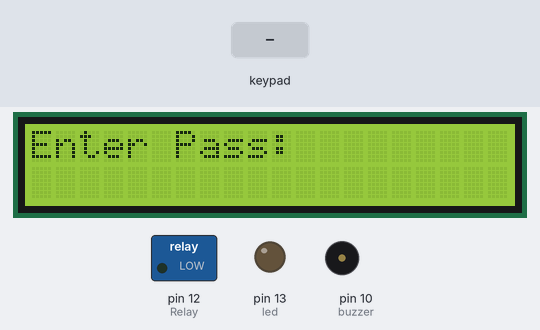
A sketch run on a simulated Arduino Uno, built with avr-gcc and run on an emulated ATmega328P. Shown: 20×2 character LCD, switched loads named in the sketch (green lamp = pin HIGH), output pins drawn as LEDs (lit = HIGH), buzzer (waves = sounding, pin HIGH). Inputs (shaded band) come from the test bench. EEPROM starts erased.

Above: at 3.3 s.
3.4 s: keypad keys 9 8 7 6 # pressed 0.4 s apart
At 5.2 s:
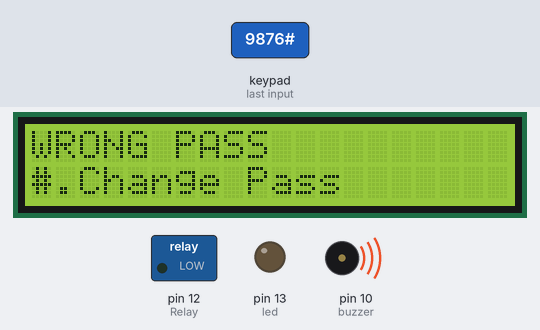
6.9 s: key 'A' pressed
At 8.1 s:
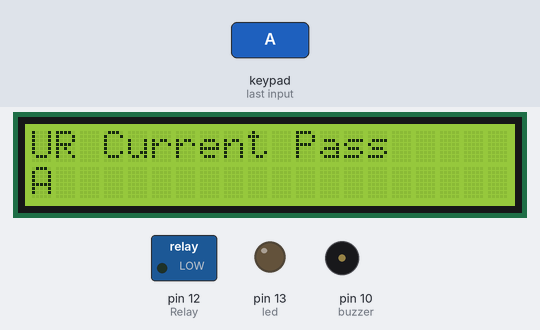
8.5 s: keypad keys 9 8 7 6 * pressed 0.4 s apart
At 10.6 s:
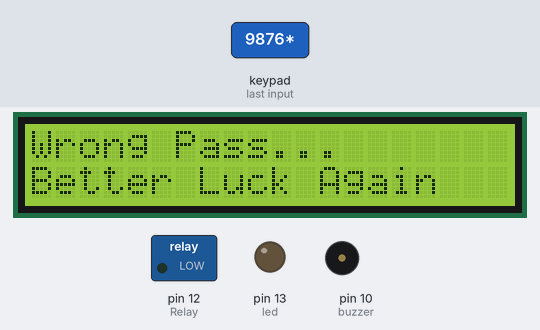
12.0 s: key 'B' pressed
At 12.4 s:
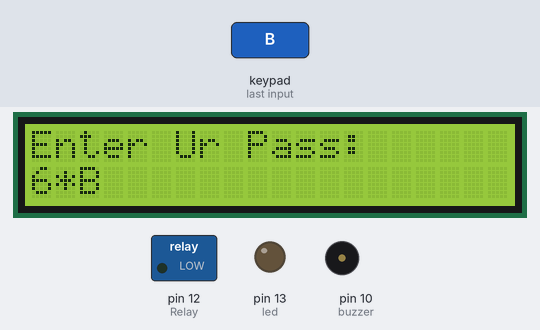
13.5 s: key 'C' pressed
At 13.63 s:
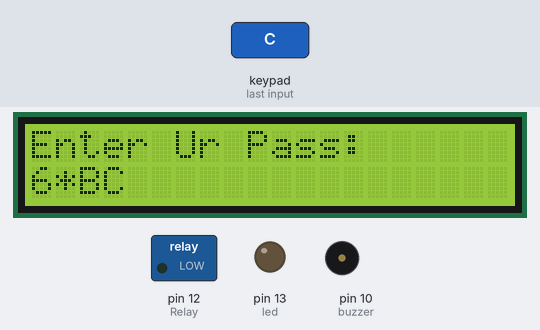
15.2 s: keypad keys 9 8 7 6 A pressed 0.4 s apart
At 19.2 s:
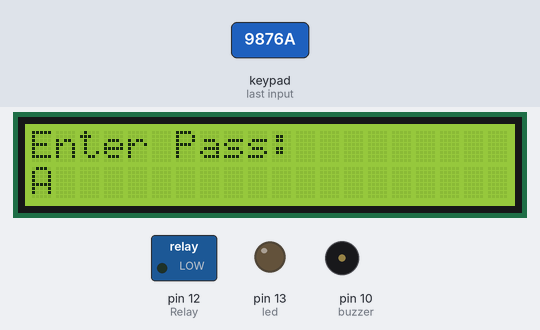
Timing chart, 0 to 20.7 s (numbered marks = the images above; inputs shaded):
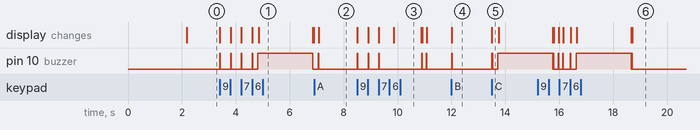

Measured:
- after the input at 3.4 s, pin 10 (buzzer): goes 3 × (HIGH 0.02 s, LOW 0.38 s), HIGH 0.02 s, LOW 0.20 s, HIGH 2.0 s, then LOW, starting at once; the display: first changes at once (image 1 shows a later state)
- after the input at 6.9 s, pin 10 (buzzer): LOW → HIGH after 0.16 s, → LOW 0.02 s later; the display: changes after 0.18 s (image 2)
- after the input at 8.5 s, the display: first changes at once (image 3 shows a later state)
- after the input at 12.0 s, pin 10 (buzzer): LOW → HIGH at once, → LOW 0.02 s later; the display: changes at once (image 4)
- after the input at 13.5 s, pin 10 (buzzer): LOW → HIGH at once, → LOW 0.02 s later, → HIGH 0.20 s later; the display: changes at once (image 5)
- after the input at 15.2 s, the display: first differs from a run without the input after 0.60 s (image 6 shows a later state)

The sketch:

Keypad_LCD.ino
```cpp
#include <LiquidCrystal_I2C.h>
#include <Keypad.h>
#include<EEPROM.h>
//#include "HX711.h"

//HX711 scale(A1, A0);
#define clk  4
#define data 3
#define buzzer 10
#define Relay 12
#define led 13

 const byte ROWS = 4;
 const byte COLS = 4;
 char hexaKeys[ROWS][COLS] = {
  {'1','2','3','A'},
  {'4','5','6','B'},
  {'7','8','9','C'},
  {'*','0','#','D'}
 };
 byte rowPins[ROWS] = {9,8,7,6}; /* connect to the row pinouts of the keypad */
 byte colPins[COLS] = {5,4,3,2}; /* connect to the column pinouts of the keypad */
 Keypad customKeypad = Keypad( makeKeymap(hexaKeys), rowPins, colPins, ROWS, COLS);
 LiquidCrystal_I2C lcd(0x27,20,2);
 char password[4];
 char pass[4],pass1[4];
 int i=0;
 char customKey=0;

 void setup() {
  Serial.begin(9600);
  pinMode(buzzer,OUTPUT);
  pinMode(Relay,OUTPUT);
  pinMode(led,OUTPUT);
  //scale.set_scale(2280.f);                      // this value is obtained by calibrating the scale with known weights; see the README for details
  //scale.tare();               // reset the scale to 0
  lcd.init();
  lcd.init();
  lcd.backlight();
  lcd.print(" XIN CHAO ");
  lcd.setCursor(0,1);
  lcd.print(" Keypad Lock ");
  delay(2000);
  lcd.clear();
  lcd.print("Enter Pass:");
  lcd.setCursor(0,1);
  for(int j=0;j<4;j++)
  EEPROM.write(j, j+49);
  for(int j=0;j<4;j++)
  pass[j]=EEPROM.read(j);
}

 void loop()
 {
  customKey = customKeypad.getKey();
  if(customKey=='#')
  change();
  if (customKey)
  {
    password[i++]=customKey;
    lcd.print(customKey);
    beep();
  }
  if(i==4)
  {
   delay(200);
   for(int j=0;j<4;j++)
   pass[j]=EEPROM.read(j);
   if(!(strncmp(password, pass,4)))
   {
     digitalWrite(1, HIGH
     );
    digitalWrite(led, HIGH);
    beep();
    lcd.clear();
    lcd.print("Pass Accepted");
    delay(2000);
    lcd.setCursor(0,1);
    lcd.print("#.Change Pass");
    delay(2000);
    lcd.clear();
    lcd.print("Enter Pass:");
    lcd.setCursor(0,1);
    i=0;
    digitalWrite(led, LOW);
     digitalWrite(1, LOW);
   }
   else
   {
    digitalWrite(buzzer, HIGH);
    lcd.clear();
    lcd.print("WRONG PASS");
    lcd.setCursor(0,1);
    lcd.print("#.Change Pass");
    delay(2000);
    lcd.clear();
    lcd.print("Enter Pass:");
    lcd.setCursor(0,1);
    i=0;
    digitalWrite(buzzer, LOW);
   }
  }
 }
 void change()
 {
  int j=0;
  lcd.clear();
  lcd.print("UR Current Pass");
  lcd.setCursor(0,1);
  while(j<4)
  {
   char key=customKeypad.getKey();
   if(key)
   {
    pass1[j++]=key;
    lcd.print(key);
    beep();
   }
   key=0;
  }
  delay(500);
  if((strncmp(pass1, pass, 4)))
  {
   lcd.clear();
   lcd.print("Wrong Pass...");
   lcd.setCursor(0,1);
   lcd.print("Better Luck Again");
   delay(1000);
  }
  else
  {
   j=0;
  lcd.clear();
  lcd.print("Enter New Pass:");
  lcd.setCursor(0,1);
  while(j<4)
  {
   char key=customKeypad.getKey();
   if(key)
   {
    pass[j]=key;
    lcd.print(key);
    EEPROM.write(j,key);
    j++;
    beep();
   }
  }
  lcd.print(" Done......");
  delay(1000);
  }
  lcd.clear();
  lcd.print("Enter Ur Pass:");
  lcd.setCursor(0,1);
  customKey=0;
 }
 void beep()
 {
  digitalWrite(buzzer, HIGH);
  delay(20);
  digitalWrite(buzzer, LOW);
 }
```
